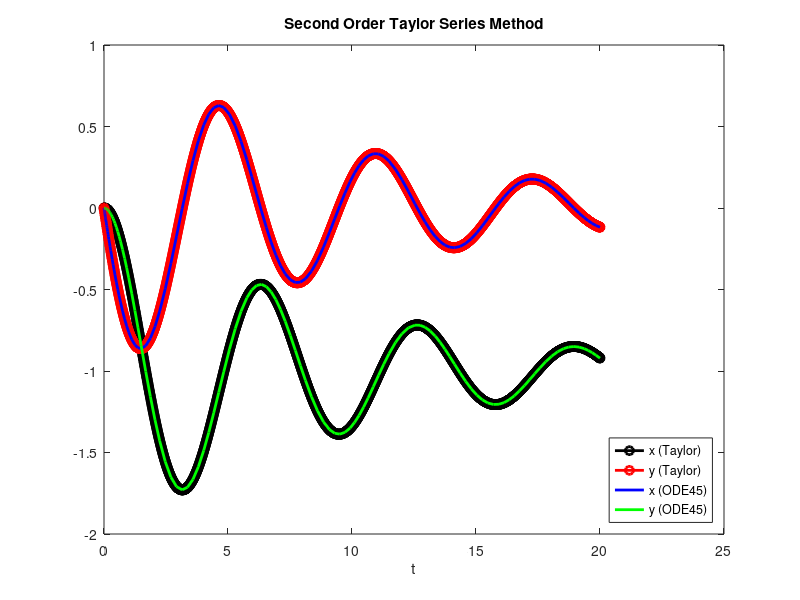

Write MATLAB code to recreate this figure.
% Clear workspace and close all figures
clear
close all

% Define the system of first-order ordinary differential equations
f = @(t, y, x) -x - 1 - 0.2 * y;
g = @(t, y, x) y;

% Define the derivatives of the system of equations
df = @(t, y, x) (-0.2) * (-x - 1 - 0.2 * y) - y;
dg = @(t, y, x) -x - 1 - 0.2 * y;

% Initial conditions and parameters
x(1) = 0;
y(1) = 0;
t(1) = 0;
h = 0.01; % Step size
T = 20; % Total time
n = T / h + 1; % Number of steps

% Main loop for the second-order Taylor series method
for i = 1:(n - 1)
    % Compute next values using the second-order Taylor series method
    y(i + 1) = y(i) + h * f(t(i), y(i), x(i)) + (h^2 / 2) * df(t(i), y(i), x(i));
    x(i + 1) = x(i) + h * g(t(i), y(i), x(i)) + (h^2 / 2) * dg(t(i), y(i), x(i));

    % Update time
    t(i + 1) = t(i) + h;
end

% Print the final result
fprintf("x(%f) = %f \n y(%f) = %f \n", t(end), x(end), t(end), y(end));

% Plot the solutions
plot(t, x,'-ok', 'LineWidth', 2)
hold on;
plot(t, y, '-or', 'LineWidth', 2)
xlabel('t')
title('Second Order Taylor Series Method');
tspan = [0 T];
Y0 = [0; 0];
[t, Y] = ode45(@(t, Y) [-Y(2) - 1 - 0.2 * Y(1); Y(1)], tspan, Y0);

y = Y(:, 1);
x = Y(:, 2);

plot(t, y, 'b', 'LineWidth', 2)
hold on
plot(t, x, 'g', 'LineWidth', 2)

legend({'x (Taylor)', 'y (Taylor)', 'x (ODE45)', 'y (ODE45)'}, 'Location', 'southeast');
